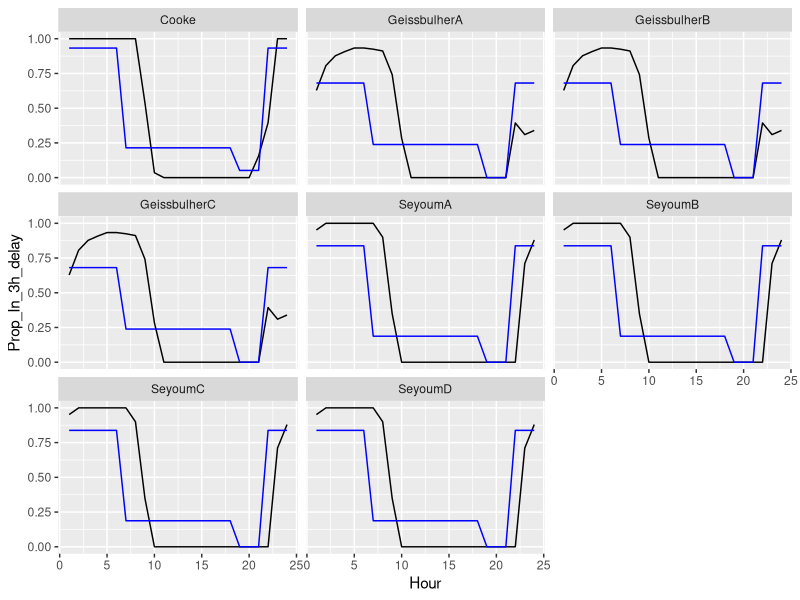
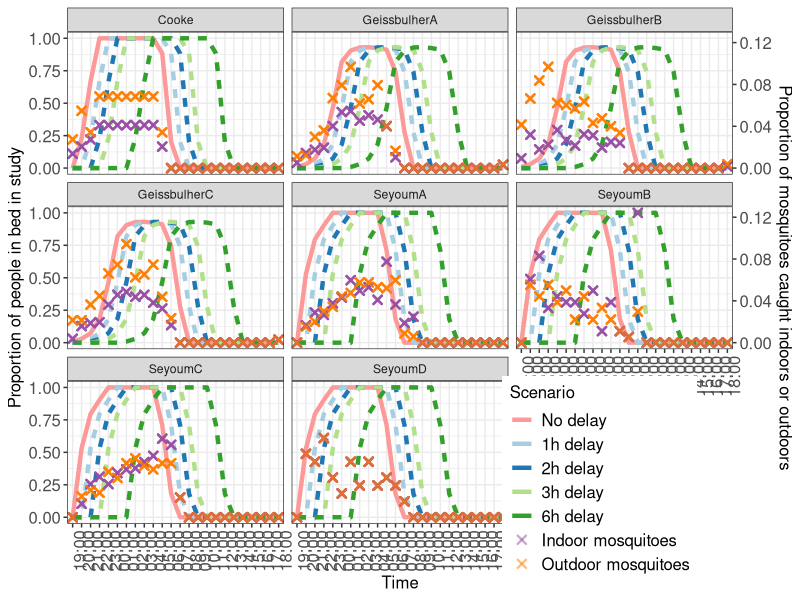
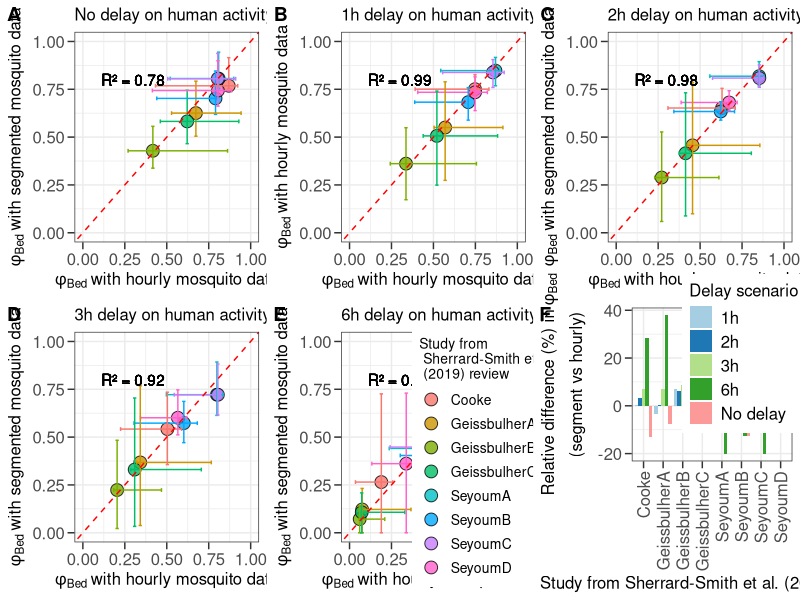

Generate these figures, in order, with R:
#reviewing impact of delays in human activity on phi_Bed estimates generated by hourly and segmented method
#apply 1h, 2h, 3h and 6h delays 

require(tidyverse)


#reading in data from ESS systematic review of matched mosquito and human data
df <- read.csv("1-segmented-sampling-validation/data_in/ESS-PNAS-review.csv", header = TRUE)
head(df)
check <- df %>%
  group_by(Ref_name) %>%#
  summarise(PHI_I_check = sum(numeratorPhiI)/sum(denominatorPhiI), 
            PHI_B_check = sum(numerator_phiB)/sum(denominator_PhiB), 
            PHI_I = PHI_I, 
            PHI_B) %>%
  select(Ref_name, PHI_B_check, PHI_B) %>%
  filter(!is.na(PHI_B))

#assign segments####
#evening segment is 19-21h, night is 22-06h and morning is 07-18h. 
df2 <- df %>%
  group_by(Ref_name, Hour) %>%
  mutate(segments = case_when(
    Hour %in% c(19, 20, 21) ~ "19_21", 
    Hour %in% c(22, 23, 24, 1, 2, 3, 4, 5, 6) ~ "22_06", 
    Hour %in% c(7, 8, 9, 10, 11, 12, 13, 14, 15, 16, 17, 18) ~ "07_18"))

#read in the prop bed and prop in (human activity) from the systematic review - this is all studies in review containing this data
#uncertainty captured by taking, for each hour, the minimum an maximum prop of people indoors/bed, across all studies
df_bed_review <- read.csv("1-segmented-sampling-validation/data_in/human_in_bed_times_ESS.csv", header = TRUE)
studies <- names(df_bed_review[2:8])
bed_summary <- df_bed_review %>%
  rowwise() %>%
  mutate(prop_Bed_hourly_L = min(c_across(studies)), 
         prop_Bed_hourly_U = max(c_across(studies))) %>%
  select(Hour, prop_Bed_hourly_L, prop_Bed_hourly_U)

df_in_review <- read.csv("1-segmented-sampling-validation/data_in/human_in_times_ESS.csv", header = TRUE)
studies_in <- names(df_in_review[2:23])
in_summary <- df_in_review %>%
  rowwise() %>%
  mutate(prop_In_hourly_L = min(c_across(studies_in)), 
         prop_In_hourly_U = max(c_across(studies_in))) %>%
  select(Hour, prop_In_hourly_L, prop_In_hourly_U)


sleeping_summaries <- left_join(bed_summary, in_summary, by = "Hour")

df2 <- left_join(df2, sleeping_summaries)

#for each study, compute uncertainty in prop_Bed and prop_In
df3_hourly <- df2 %>%
  group_by(Ref_name) %>%
  mutate(
    #uncertainty for hourly phi-B
    numeratorPhiB_L = prop_Bed_hourly_L*Inside_mosq,
    denominatorPhiB_L = ((1 - prop_In_hourly_L)*Outside_mosq) + (prop_In_hourly_L*Inside_mosq),
    numeratorPhiB_U = prop_Bed_hourly_U*Inside_mosq, 
    denominatorPhiB_U = ((1 - prop_In_hourly_U)*Outside_mosq) + (prop_In_hourly_U*Inside_mosq)) %>%
  summarise(PhiB_L  = sum(numeratorPhiB_L)/sum(denominatorPhiB_L), 
            PhiB_U = sum(numeratorPhiB_U)/sum(denominatorPhiB_U), 
            PHI_B = sum(numerator_phiB)/sum(denominator_PhiB))


#delay the human activity data####
#people go inside, go to bed, get out of bed and leave the house 1 hour later
df3_hourly_delay <- df2 %>%
  group_by(Ref_name) %>%
  mutate(
    Hour_1h_earlier = ifelse(Hour > 1, Hour - 1, Hour - 1 + 24), #wrap times around a 24h clock
    Hour_2h_earlier = ifelse(Hour > 2, Hour - 2, Hour - 2 + 24),
    Hour_3h_earlier = ifelse(Hour > 3, Hour - 3, Hour - 3 + 24), 
    Hour_6h_earlier = ifelse(Hour > 6, Hour - 6, Hour - 6 + 24),
  ) %>%
  # Join the original data on these new columns to get the delayed Prop_In and Prop_Bed
  left_join(
    df2 %>%
      select(Hour, Ref_name, Prop_In, prop_In_hourly_L, prop_In_hourly_U, Prop_Bed, prop_Bed_hourly_L, prop_Bed_hourly_U) %>%
      rename(
        Prop_In_1h_delay = Prop_In, Prop_Bed_1h_delay = Prop_Bed, 
        Prop_In_1h_delay_L = prop_In_hourly_L, Prop_Bed_1h_delay_L = prop_Bed_hourly_L, 
        Prop_In_1h_delay_U = prop_In_hourly_U, Prop_Bed_1h_delay_U = prop_Bed_hourly_U
      ),
    by = c("Hour_1h_earlier" = "Hour", "Ref_name")
  ) %>%
  left_join(
    df2 %>%
      select(Hour, Ref_name, Prop_In, prop_In_hourly_L, prop_In_hourly_U, Prop_Bed, prop_Bed_hourly_L, prop_Bed_hourly_U) %>%
      rename(
        Prop_In_2h_delay = Prop_In, Prop_Bed_2h_delay = Prop_Bed,
        Prop_In_2h_delay_L = prop_In_hourly_L, Prop_Bed_2h_delay_L = prop_Bed_hourly_L, 
        Prop_In_2h_delay_U = prop_In_hourly_U, Prop_Bed_2h_delay_U = prop_Bed_hourly_U
      ),
    by = c("Hour_2h_earlier" = "Hour", "Ref_name")
  ) %>%
  left_join(
    df2 %>%
      select(Hour, Ref_name, Prop_In, prop_In_hourly_L, prop_In_hourly_U, Prop_Bed, prop_Bed_hourly_L, prop_Bed_hourly_U) %>%
      rename(
        Prop_In_3h_delay = Prop_In, Prop_Bed_3h_delay = Prop_Bed, 
        Prop_In_3h_delay_L = prop_In_hourly_L, Prop_Bed_3h_delay_L = prop_Bed_hourly_L, 
        Prop_In_3h_delay_U = prop_In_hourly_U, Prop_Bed_3h_delay_U = prop_Bed_hourly_U
      ),
    by = c("Hour_3h_earlier" = "Hour", "Ref_name")
  ) %>%
  left_join(
    df2 %>%
      select(Hour, Ref_name, Prop_In, prop_In_hourly_L, prop_In_hourly_U, Prop_Bed, prop_Bed_hourly_L, prop_Bed_hourly_U) %>%
      rename(
        Prop_In_6h_delay = Prop_In, Prop_Bed_6h_delay = Prop_Bed, 
        Prop_In_6h_delay_L = prop_In_hourly_L, Prop_Bed_6h_delay_L = prop_Bed_hourly_L, 
        Prop_In_6h_delay_U = prop_In_hourly_U, Prop_Bed_6h_delay_U = prop_Bed_hourly_U
      ),
    by = c("Hour_6h_earlier" = "Hour", "Ref_name")
  ) %>%
  
  # Remove the helper columns
  select(-c(Hour_1h_earlier, Hour_2h_earlier, Hour_3h_earlier,  Hour_6h_earlier, 
            Reference_mosquito_data, Reference_human_Data, X, X.1)) %>%
  ungroup()

#inspect delays, can see it works
check_hourly <- df3_hourly_delay %>%
  select(Ref_name, Hour, Prop_In, Prop_In_1h_delay, prop_In_hourly_L, Prop_In_1h_delay_L)

print(check, n = 24)

#add on the segment information 
df3_hourly_delay <- df3_hourly_delay %>%
  mutate(segments = case_when(
    Hour %in% c(19, 20, 21) ~ "19_21", 
    Hour %in% c(22, 23, 24, 1, 2, 3, 4, 5, 6) ~ "22_06", 
    Hour %in% c(7, 8, 9, 10, 11, 12, 13, 14, 15, 16, 17, 18) ~ "07_18"))


names(df3_hourly_delay)

plot_data <- df3_hourly_delay %>%
 # filter(Ref_name == "Cooke") %>%
  select(Ref_name, Hour, Inside_mosq, Outside_mosq, Prop_Bed, segments, Prop_Bed_1h_delay, 
         Prop_Bed_2h_delay, Prop_Bed_3h_delay, Prop_Bed_6h_delay)

plot_data_long <- plot_data %>%
  pivot_longer(cols = -c(Hour, Inside_mosq, Outside_mosq, segments, Ref_name), names_to = "delay", values_to = "proportion_bed")




delay_pals <- c('#fb9a99','#a6cee3','#1f78b4','#b2df8a','#33a02c')

plot_data_long <- plot_data_long %>%
  mutate(highlight = case_when(delay == "Prop_Bed" ~ 0, 
                               TRUE ~ 1))
plot_data_long <- plot_data_long %>%
  mutate(combined_var = interaction(as.factor(delay), as.factor(highlight), sep = ", "))


plot_data_long$Hour <- factor(plot_data_long$Hour, 
                              levels = c(19:24, 0:18))  # Custom order


cooke_delays <- plot_data_long %>%
  filter(Ref_name == "Cooke") %>%
  ggplot()+
  aes(x = Hour, y = proportion_bed, col = combined_var, 
                           lty = as.factor(highlight), 
                           group = combined_var)+
  geom_line(size = 1.5)+
  theme_bw()+
  scale_colour_manual(values = delay_pals, name = "Scenario", 
                      labels = c("No delay", "1h delay", "2h delay", 
                                 "3h delay", "6h delay"))+
  guides(lty = "none")+
  ylab("Proportion of people in bed in Cooke study")+
  theme(legend.position = c(0.8, 0.8),
        axis.title = element_text(size = 16),  # Increase font size for axis titles
        axis.text = element_text(size = 16),   # Increase font size for axis labels
        legend.text = element_text(size = 16), # Increase font size for legend text
        legend.title = element_text(size = 16))

#ggsave(cooke_delays, file = "1-segmented-sampling-validation/plots/cooke_delays.png")

plot_data_long %>%
  filter(Ref_name == "SeyoumD") %>%
  select(Inside_mosq, Outside_mosq) %>%
  print(n = 24)

plot_data_long2 <- plot_data_long %>%
  pivot_longer(cols = c(Inside_mosq, Outside_mosq), 
               names_to = "Sampling_location", 
               values_to = "Mosquito_count")

scale_factor <- max(plot_data_long$proportion_bed) / max(plot_data_long$Inside_mosq)
pals <- c('#984ea3','#ff7f00')
delay_pals2 <- c(delay_pals, pals)

time_labels <- c("19:00", "20:00", "21:00", "22:00", "23:00", 
                 "00:00", "01:00", "02:00", "03:00", "04:00", 
                 "05:00", "06:00", "07:00", "08:00", "09:00", 
                 "10:00", "11:00", "12:00", "13:00", "14:00", 
                 "15:00", "16:00", "17:00", "18:00")

SM_figure_data <- ggplot(plot_data_long2, aes(x = Hour, y = proportion_bed, col = combined_var, 
                           lty = as.factor(highlight), 
                           group = combined_var)) +
  geom_line(size = 1.5) +
  
  # Adding mosquito values on a secondary axis
  geom_point(aes(x = Hour, y = Mosquito_count * scale_factor, col = as.factor(Sampling_location)), shape=4, 
             size = 2, stroke = 1.2, alpha = 0.5)+ 
  
  theme_bw() +
  scale_colour_manual(values = delay_pals2, name = "Scenario", 
                      labels = c("No delay", "1h delay", "2h delay", 
                                 "3h delay", "6h delay", "Indoor mosquitoes", "Outdoor mosquitoes")) +
  guides(lty = "none") +
  facet_wrap(vars(Ref_name)) +
  scale_x_discrete(labels = time_labels, name = "Time")+
  ylab("Proportion of people in bed in study") +
  
  scale_y_continuous(
    sec.axis = sec_axis(~ . / scale_factor, name = "Proportion of mosquitoes caught indoors or outdoors") # Transforming back mosquito values
  ) +
  
  theme(legend.position = c(0.8, 0.09),
        axis.title = element_text(size = 12),  # Increase font size for axis titles
        axis.text = element_text(size = 12),   # Increase font size for axis labels
        legend.text = element_text(size = 12), # Increase font size for legend text
        legend.title = element_text(size = 12), 
        axis.text.x = element_text(angle = 90))

ggsave(SM_figure_data, file = "1-segmented-sampling-validation/plots/SM_figure_study_delay.pdf")


#calculate the phi numerator and denominator for each delay scenario####
df3_hourly_delay_phi <- df3_hourly_delay %>%
  group_by(Ref_name) %>%
  mutate(
    
    #uncertainty for 6h delay phi-B
    numeratorPhiB_6h = Prop_Bed_6h_delay*Inside_mosq,
    denominatorPhiB_6h = ((1 - Prop_In_6h_delay)*Outside_mosq) + (Prop_In_6h_delay*Inside_mosq),
    
    numeratorPhiB_6h_L = Prop_Bed_6h_delay_L*Inside_mosq,
    denominatorPhiB_6h_L = ((1 - Prop_In_6h_delay_L)*Outside_mosq) + (Prop_In_6h_delay_L*Inside_mosq),
    
    numeratorPhiB_6h_U = Prop_Bed_6h_delay_U*Inside_mosq, 
    denominatorPhiB_6h_U = ((1 - Prop_In_6h_delay_U)*Outside_mosq) + (Prop_In_6h_delay_U*Inside_mosq),
    
    
    #uncertainty for 3h delay phi-B
    numeratorPhiB_3h = Prop_Bed_3h_delay*Inside_mosq,
    denominatorPhiB_3h = ((1 - Prop_In_3h_delay)*Outside_mosq) + (Prop_In_3h_delay*Inside_mosq),
    
    numeratorPhiB_3h_L = Prop_Bed_3h_delay_L*Inside_mosq,
    denominatorPhiB_3h_L = ((1 - Prop_In_3h_delay_L)*Outside_mosq) + (Prop_In_3h_delay_L*Inside_mosq),
    
    numeratorPhiB_3h_U = Prop_Bed_3h_delay_U*Inside_mosq, 
    denominatorPhiB_3h_U = ((1 - Prop_In_3h_delay_U)*Outside_mosq) + (Prop_In_3h_delay_U*Inside_mosq),
    
    #2h delay 
    
    numeratorPhiB_2h = Prop_Bed_2h_delay*Inside_mosq,
    denominatorPhiB_2h = ((1 - Prop_In_2h_delay)*Outside_mosq) + (Prop_In_2h_delay*Inside_mosq),
    
    numeratorPhiB_2h_L = Prop_Bed_2h_delay_L*Inside_mosq,
    denominatorPhiB_2h_L = ((1 - Prop_In_2h_delay_L)*Outside_mosq) + (Prop_In_2h_delay_L*Inside_mosq),
    
    numeratorPhiB_2h_U = Prop_Bed_2h_delay_U*Inside_mosq, 
    denominatorPhiB_2h_U = ((1 - Prop_In_2h_delay_U)*Outside_mosq) + (Prop_In_2h_delay_U*Inside_mosq), 
    
    #1h delay 
    
    numeratorPhiB_1h = Prop_Bed_1h_delay*Inside_mosq,
    denominatorPhiB_1h = ((1 - Prop_In_1h_delay)*Outside_mosq) + (Prop_In_1h_delay*Inside_mosq),
    
    numeratorPhiB_1h_L = Prop_Bed_1h_delay_L*Inside_mosq,
    denominatorPhiB_1h_L = ((1 - Prop_In_1h_delay_L)*Outside_mosq) + (Prop_In_1h_delay_L*Inside_mosq),
    
    numeratorPhiB_1h_U = Prop_Bed_1h_delay_U*Inside_mosq, 
    denominatorPhiB_1h_U = ((1 - Prop_In_1h_delay_U)*Outside_mosq) + (Prop_In_1h_delay_U*Inside_mosq), 
    
    
  ) %>%
  
  
  summarise(PhiB_3h = sum(numeratorPhiB_3h)/sum(denominatorPhiB_3h), 
            PhiB_3h_L = sum(numeratorPhiB_3h_L)/sum(denominatorPhiB_3h_L), 
            PhiB_3h_U  = sum(numeratorPhiB_3h_U)/sum(denominatorPhiB_3h_U), 
            
            PhiB_2h = sum(numeratorPhiB_2h)/sum(denominatorPhiB_2h), 
            PhiB_2h_L = sum(numeratorPhiB_2h_L)/sum(denominatorPhiB_2h_L), 
            PhiB_2h_U  = sum(numeratorPhiB_2h_U)/sum(denominatorPhiB_2h_U), 
            
            PhiB_1h = sum(numeratorPhiB_1h)/sum(denominatorPhiB_1h), 
            PhiB_1h_L = sum(numeratorPhiB_1h_L)/sum(denominatorPhiB_1h_L), 
            PhiB_1h_U  = sum(numeratorPhiB_1h_U)/sum(denominatorPhiB_1h_U), 
            
            PhiB_6h = sum(numeratorPhiB_6h)/sum(denominatorPhiB_6h), 
            PhiB_6h_L = sum(numeratorPhiB_6h_L)/sum(denominatorPhiB_6h_L), 
            PhiB_6h_U  = sum(numeratorPhiB_6h_U)/sum(denominatorPhiB_6h_U)
            
  )


df4_hourly_phis <- left_join(df3_hourly_delay_phi, df3_hourly, by = "Ref_name")

#all match
df3_hourly$PHI_B == check$PHI_B_check

#segmented method phi calc####

#for segmented method, we sum the proportion of mosquitoes caught indoors and outdoors, in that time segment
#pair the summed proportions with mean proportion of people indoors/bed. uncertainty from human data derived from 20th and 80th quantile of human activity in that segment

df3_seg <- df3_hourly_delay %>%
  group_by(Ref_name, segments) %>%
  summarise(Inside_mosq_seg = sum(Inside_mosq), 
            Outside_mosq_seg = sum(Outside_mosq), 
            tot_mosq_seg = sum(Inside_mosq, Outside_mosq),
            
            #no delay 
            
            prop_In_seg = mean(Prop_In), ##mean
            prop_Bed_seg = mean(Prop_Bed),
            
            prop_Bed_seg_L = quantile(Prop_Bed, 0.2), #for uncertainty for segmented, take the 20 and 80% percentile of human activity for that segment. 
            prop_Bed_seg_U = quantile(Prop_Bed, 0.8),
            prop_In_seg_L = quantile(Prop_In, 0.2), 
            prop_In_seg_U = quantile(Prop_In, 0.8),
            
            
            #6h delay 
            prop_In_6h_seg = mean(Prop_In_6h_delay), ##mean
            prop_Bed_6h_seg = mean(Prop_Bed_6h_delay),
            
            prop_Bed_6h_seg_L = quantile(Prop_Bed_6h_delay, 0.2), #for uncertainty for segmented, take the 20 and 80% percentile for that segment. 
            prop_Bed_6h_seg_U = quantile(Prop_Bed_6h_delay, 0.8),
            
            prop_In_6h_seg_L = quantile(Prop_In_6h_delay, 0.2), 
            prop_In_6h_seg_U = quantile(Prop_In_6h_delay, 0.8),
            
            #3h delay 
            prop_In_3h_seg = mean(Prop_In_3h_delay), ##mean
            prop_Bed_3h_seg = mean(Prop_Bed_3h_delay),
            
            prop_Bed_3h_seg_L = quantile(Prop_Bed_3h_delay, 0.2), #for uncertainty for segmented, take the 20 and 80% percentile for that segment. 
            prop_Bed_3h_seg_U = quantile(Prop_Bed_3h_delay, 0.8),
            
            prop_In_3h_seg_L = quantile(Prop_In_3h_delay, 0.2), 
            prop_In_3h_seg_U = quantile(Prop_In_3h_delay, 0.8),
            
            #2h delay 
            prop_In_2h_seg = mean(Prop_In_2h_delay), ##mean
            prop_Bed_2h_seg = mean(Prop_Bed_2h_delay),
            
            prop_Bed_2h_seg_L = quantile(Prop_Bed_2h_delay, 0.2), #for uncertainty for segmented, take the 20 and 80% percentile for that segment. 
            prop_Bed_2h_seg_U = quantile(Prop_Bed_2h_delay, 0.8),
            
            prop_In_2h_seg_L = quantile(Prop_In_2h_delay, 0.2), 
            prop_In_2h_seg_U = quantile(Prop_In_2h_delay, 0.8),
            
            #1h delay 
            prop_In_1h_seg = mean(Prop_In_1h_delay), ##mean
            prop_Bed_1h_seg = mean(Prop_Bed_1h_delay),
            
            prop_Bed_1h_seg_L = quantile(Prop_Bed_1h_delay, 0.2), #for uncertainty for segmented, take the 20 and 80% percentile for that segment. 
            prop_Bed_1h_seg_U = quantile(Prop_Bed_1h_delay, 0.8),
            
            prop_In_1h_seg_L = quantile(Prop_In_1h_delay, 0.2), 
            prop_In_1h_seg_U = quantile(Prop_In_1h_delay, 0.8),
            
            
  ) %>%
  ungroup()

df3_hourly_data_human <- df3_hourly_delay %>%
  select(Ref_name, Hour, Prop_In_3h_delay, segments)

df3_seg_data_human <- df3_seg %>%
  select(Ref_name,  prop_In_3h_seg, prop_In_3h_seg_L, prop_In_3h_seg_U, segments)

compare_seg_hourly <- left_join(df3_hourly_data_human, df3_seg_data_human, by = c("Ref_name", "segments"))

#quick visual inspection of human activity when segmented or hourly
ggplot(compare_seg_hourly, aes(x = Hour, y = Prop_In_3h_delay))+
  geom_line()+
  geom_line(aes(x = Hour, y = prop_In_3h_seg), col = "blue")+
  facet_wrap(vars(Ref_name))


#then calculate phi numerator and denominator for each segment and study (segmented method)

df3_seg_phi_calc <- df3_seg %>%
  group_by(Ref_name, segments) %>%
  summarise(numerator_phiB_seg = prop_Bed_seg*Inside_mosq_seg, 
            denominator_phiB_seg = ((1-prop_In_seg)*Outside_mosq_seg) + (prop_In_seg*Inside_mosq_seg), 
            
            numerator_phiB_seg_L = prop_Bed_seg_L*Inside_mosq_seg, 
            denominator_phiB_seg_L = ((1-prop_In_seg_L)*Outside_mosq_seg) + (prop_In_seg_L*Inside_mosq_seg), 
            
            numerator_phiB_seg_U = prop_Bed_seg_U*Inside_mosq_seg, 
            denominator_phiB_seg_U = ((1-prop_In_seg_U)*Outside_mosq_seg) + (prop_In_seg_U*Inside_mosq_seg),
            
            #6h delay 
            numerator_phiB_6h_seg = prop_Bed_6h_seg*Inside_mosq_seg, 
            denominator_phiB_6h_seg = ((1-prop_In_6h_seg)*Outside_mosq_seg) + (prop_In_6h_seg*Inside_mosq_seg), 
            
            numerator_phiB_6h_seg_L = prop_Bed_6h_seg_L*Inside_mosq_seg, 
            denominator_phiB_6h_seg_L = ((1-prop_In_6h_seg_L)*Outside_mosq_seg) + (prop_In_6h_seg_L*Inside_mosq_seg), 
            
            numerator_phiB_6h_seg_U = prop_Bed_6h_seg_U*Inside_mosq_seg, 
            denominator_phiB_6h_seg_U = ((1-prop_In_6h_seg_U)*Outside_mosq_seg) + (prop_In_6h_seg_U*Inside_mosq_seg),
            
            
            #3h delay 
            numerator_phiB_3h_seg = prop_Bed_3h_seg*Inside_mosq_seg, 
            denominator_phiB_3h_seg = ((1-prop_In_3h_seg)*Outside_mosq_seg) + (prop_In_3h_seg*Inside_mosq_seg), 
            
            numerator_phiB_3h_seg_L = prop_Bed_3h_seg_L*Inside_mosq_seg, 
            denominator_phiB_3h_seg_L = ((1-prop_In_3h_seg_L)*Outside_mosq_seg) + (prop_In_3h_seg_L*Inside_mosq_seg), 
            
            numerator_phiB_3h_seg_U = prop_Bed_3h_seg_U*Inside_mosq_seg, 
            denominator_phiB_3h_seg_U = ((1-prop_In_3h_seg_U)*Outside_mosq_seg) + (prop_In_3h_seg_U*Inside_mosq_seg),
            
            #2h delay 
            numerator_phiB_2h_seg = prop_Bed_2h_seg*Inside_mosq_seg, 
            denominator_phiB_2h_seg = ((1-prop_In_2h_seg)*Outside_mosq_seg) + (prop_In_2h_seg*Inside_mosq_seg), 
            
            numerator_phiB_2h_seg_L = prop_Bed_2h_seg_L*Inside_mosq_seg, 
            denominator_phiB_2h_seg_L = ((1-prop_In_2h_seg_L)*Outside_mosq_seg) + (prop_In_2h_seg_L*Inside_mosq_seg), 
            
            numerator_phiB_2h_seg_U = prop_Bed_2h_seg_U*Inside_mosq_seg, 
            denominator_phiB_2h_seg_U = ((1-prop_In_2h_seg_U)*Outside_mosq_seg) + (prop_In_2h_seg_U*Inside_mosq_seg),
            
            #1h delay 
            numerator_phiB_1h_seg = prop_Bed_1h_seg*Inside_mosq_seg, 
            denominator_phiB_1h_seg = ((1-prop_In_1h_seg)*Outside_mosq_seg) + (prop_In_1h_seg*Inside_mosq_seg), 
            
            numerator_phiB_1h_seg_L = prop_Bed_1h_seg_L*Inside_mosq_seg, 
            denominator_phiB_1h_seg_L = ((1-prop_In_1h_seg_L)*Outside_mosq_seg) + (prop_In_1h_seg_L*Inside_mosq_seg), 
            
            numerator_phiB_1h_seg_U = prop_Bed_1h_seg_U*Inside_mosq_seg, 
            denominator_phiB_1h_seg_U = ((1-prop_In_1h_seg_U)*Outside_mosq_seg) + (prop_In_1h_seg_U*Inside_mosq_seg)
            
  ) %>%
  ungroup()

#calculate phi for each study####

df4_seg_phis <- df3_seg_phi_calc %>%
  group_by(Ref_name) %>%
  summarise(
    PHI_B_seg = sum(numerator_phiB_seg)/sum(denominator_phiB_seg), 
    PHI_B_seg_L  = sum(numerator_phiB_seg_L)/sum(denominator_phiB_seg_L), 
    PHI_B_seg_U = sum(numerator_phiB_seg_U)/sum(denominator_phiB_seg_U),
    
    ##6h delay 
    PHI_B_6h_seg = sum(numerator_phiB_6h_seg)/sum(denominator_phiB_6h_seg), 
    PHI_B_6h_seg_L  = sum(numerator_phiB_6h_seg_L)/sum(denominator_phiB_6h_seg_L), 
    PHI_B_6h_seg_U = sum(numerator_phiB_6h_seg_U)/sum(denominator_phiB_6h_seg_U),
    
    ##3h delay 
    PHI_B_3h_seg = sum(numerator_phiB_3h_seg)/sum(denominator_phiB_3h_seg), 
    PHI_B_3h_seg_L  = sum(numerator_phiB_3h_seg_L)/sum(denominator_phiB_3h_seg_L), 
    PHI_B_3h_seg_U = sum(numerator_phiB_3h_seg_U)/sum(denominator_phiB_3h_seg_U),
    #
    ##2h delay 
    PHI_B_2h_seg = sum(numerator_phiB_2h_seg)/sum(denominator_phiB_2h_seg), 
    PHI_B_2h_seg_L  = sum(numerator_phiB_2h_seg_L)/sum(denominator_phiB_2h_seg_L), 
    PHI_B_2h_seg_U = sum(numerator_phiB_2h_seg_U)/sum(denominator_phiB_2h_seg_U),
    #
    ##1h delay 
    PHI_B_1h_seg = sum(numerator_phiB_1h_seg)/sum(denominator_phiB_1h_seg), 
    PHI_B_1h_seg_L  = sum(numerator_phiB_1h_seg_L)/sum(denominator_phiB_1h_seg_L), 
    PHI_B_1h_seg_U = sum(numerator_phiB_1h_seg_U)/sum(denominator_phiB_1h_seg_U)
    
  )

#processing to ensure lower, median and upper bound

df5_seg_phis <- df4_seg_phis %>%
  group_by(Ref_name) %>%
  summarise(newPHI_B_seg = median(c(PHI_B_seg, PHI_B_seg_L, PHI_B_seg_U)),
            newPHI_B_seg_L = min(c(PHI_B_seg, PHI_B_seg_L, PHI_B_seg_U)), 
            newPHI_B_seg_U = max(c(PHI_B_seg, PHI_B_seg_L, PHI_B_seg_U)), 
            
            newPHI_B_6h_seg = median(c(PHI_B_6h_seg, PHI_B_6h_seg_L, PHI_B_6h_seg_U)), 
            newPHI_B_6h_seg_L = min(c(PHI_B_6h_seg, PHI_B_6h_seg_L, PHI_B_6h_seg_U)),
            newPHI_B_6h_seg_U = max(c(PHI_B_6h_seg, PHI_B_6h_seg_L, PHI_B_6h_seg_U)),
            
            newPHI_B_1h_seg = median(c(PHI_B_1h_seg, PHI_B_1h_seg_L, PHI_B_1h_seg_U)), 
            newPHI_B_1h_seg_L = min(c(PHI_B_1h_seg, PHI_B_1h_seg_L, PHI_B_1h_seg_U)),
            newPHI_B_1h_seg_U = max(c(PHI_B_1h_seg, PHI_B_1h_seg_L, PHI_B_1h_seg_U)),
            
            newPHI_B_2h_seg = median(c(PHI_B_2h_seg, PHI_B_2h_seg_L, PHI_B_2h_seg_U)), 
            newPHI_B_2h_seg_L = min(c(PHI_B_2h_seg, PHI_B_2h_seg_L, PHI_B_2h_seg_U)),
            newPHI_B_2h_seg_U = max(c(PHI_B_2h_seg, PHI_B_2h_seg_L, PHI_B_2h_seg_U)),
            
            newPHI_B_3h_seg = median(c(PHI_B_3h_seg, PHI_B_3h_seg_L, PHI_B_3h_seg_U)), 
            newPHI_B_3h_seg_L = min(c(PHI_B_3h_seg, PHI_B_3h_seg_L, PHI_B_3h_seg_U)),
            newPHI_B_3h_seg_U = max(c(PHI_B_3h_seg, PHI_B_3h_seg_L, PHI_B_3h_seg_U)),
            
  ) 


df4_compare <- left_join(df5_seg_phis, df4_hourly_phis, by = "Ref_name")

colnames(df4_compare) <- gsub("new", "", colnames(df4_compare))

#summary stats to compare segmented and hourly estimates####

#look at residuals from y = x for each (absolute difference)
#also look at relative difference. 
#calculate Rsquared
calc_Rsq <- function(segment, hourly){
  res <- segment - hourly 
  res_sq <- res^2
  SS_res <- sum(res_sq)
  
  SS_tot <- sum((segment-mean(segment))^2)
  R_sq <- 1 - (SS_res/SS_tot)
  
  return(R_sq)
}

#summary stats no delay####
fitted_phiB <- df4_compare$PHI_B
residuals_phiB <- abs(df4_compare$PHI_B_seg-fitted_phiB)
max_res_no_delay <- round(max(abs(residuals_phiB)),3) #0.1010978

r_sq_nodelay <- calc_Rsq(df4_compare$PHI_B_seg, df4_compare$PHI_B)
lab_phi_B_nodelay <- paste("R² =", round(r_sq_nodelay, 2))

rel_diff_no_delay = ((df4_compare$PHI_B_seg - fitted_phiB)/df4_compare$PHI_B_seg)*100

#summary stats 1h delay####
fitted_phiB_1h <- df4_compare$PhiB_1h
residuals_phiB_1h <- abs(df4_compare$PHI_B_1h_seg-fitted_phiB_1h)
max_res_1h_delay <- round(max(abs(residuals_phiB_1h)),3) #0.0246

r_sq_1h_delay <- calc_Rsq(df4_compare$PHI_B_1h_seg, df4_compare$PhiB_1h)
lab_phi_B_1h_delay <- paste("R² =", round(r_sq_1h_delay, 2))

rel_diff_1h_delay = ((df4_compare$PHI_B_1h_seg - fitted_phiB_1h)/df4_compare$PHI_B_1h_seg)*100

#summary stats 2h delay####
fitted_phiB_2h <- df4_compare$PhiB_2h
residuals_phiB_2h <- abs(df4_compare$PHI_B_2h_seg-fitted_phiB_2h)
max_res_2h_delay <- round(max(abs(residuals_phiB_2h)),3) #0.0444

r_sq_2h_delay <- calc_Rsq(df4_compare$PHI_B_2h_seg, df4_compare$PhiB_2h)
lab_phi_B_2h_delay <- paste("R² =", round(r_sq_2h_delay, 2))

rel_diff_2h_delay = ((df4_compare$PHI_B_2h_seg - fitted_phiB_2h)/df4_compare$PHI_B_2h_seg)*100

#summary stats 3h delay####
fitted_phiB_3h <- df4_compare$PhiB_3h
residuals_phiB_3h <- abs(df4_compare$PHI_B_3h_seg-fitted_phiB_3h)
max_res_3h_delay <- round(max(abs(residuals_phiB_3h)),3) #0.083

r_sq_3h_delay <- calc_Rsq(df4_compare$PHI_B_3h_seg, df4_compare$PhiB_3h)
lab_phi_B_3h_delay <- paste("R² =", round(r_sq_3h_delay, 2))
rel_diff_3h_delay = (( df4_compare$PHI_B_3h_seg - fitted_phiB_3h)/df4_compare$PHI_B_3h_seg)*100


#summary stats 6h delay####
fitted_phiB_6h <- df4_compare$PhiB_6h
residuals_phiB_6h <- abs(df4_compare$PHI_B_6h_seg-fitted_phiB_6h)
max_res_6h_delay <- round(max(abs(residuals_phiB_6h)),3) #0.091

r_sq_6h_delay <- calc_Rsq(df4_compare$PHI_B_6h_seg, df4_compare$PhiB_6h)
lab_phi_B_6h_delay <- paste("R² =", round(r_sq_6h_delay, 2))
rel_diff_6h_delay = (( df4_compare$PHI_B_6h_seg - fitted_phiB_6h)/df4_compare$PHI_B_6h_seg)*100


ref <- df4_compare$Ref_name
#relative difference between segmented and hourly method, for each study and delay scenario
errors <- data.frame(ref,
                     rel_diff_no_delay, rel_diff_1h_delay, rel_diff_2h_delay, rel_diff_3h_delay, 
                     rel_diff_6h_delay)


errors_rel_diff <- errors %>%
  pivot_longer(cols = c(rel_diff_no_delay, rel_diff_1h_delay, 
                        rel_diff_2h_delay, rel_diff_3h_delay, 
                        rel_diff_6h_delay),
               names_to = "delay", values_to = "rel_diff")
delay_pals3 <- c('#a6cee3','#1f78b4','#b2df8a','#33a02c', '#fb9a99')

ylab_rel_diff <- expression(atop("Relative difference (%) in" ~ phi[Bed], "(segment vs hourly)"))
col_lab <- "Study from Sherrard-Smith et al. (2019) review"

rel_diff_plot <- ggplot(errors_rel_diff, aes(x = ref, y = rel_diff, fill = as.factor(delay)))+
  geom_bar(stat = "identity", position = position_dodge())+
  ylab(ylab_rel_diff)+
  xlab(col_lab)+
  scale_fill_manual(values = delay_pals3, 
                    labels = c("1h", "2h", "3h","6h", "No delay"), name = "Delay scenario")+
  theme_bw()+
  theme(legend.position = c(0.7, 0.7),
        axis.text.x = element_text(angle = 90, vjust = 0.5, hjust=1),
        text=element_text(size=10), #change font size of all text
        axis.text=element_text(size=12), #change font size of axis text
        axis.title=element_text(size=12), #change font size of axis titles
        plot.title=element_text(size=12), #change font size of plot title
        legend.text=element_text(size=12), #change font size of legend text
        legend.title=element_text(size=12),
        axis.ticks.length = unit(5, "pt"))


xlab <- expression(phi[Bed] ~ "with hourly mosquito data")
ylab <- expression(phi[Bed] ~ "with segmented mosquito data")

#plots show the R2 of hourly vs segmented for each study

no_delay <- ggplot(df4_compare, aes(x = PHI_B, y = PHI_B_seg, fill = as.factor(Ref_name)) 
)+
  geom_point(size = 4,shape = 21, alpha = 0.8)+
  geom_errorbar(aes(ymin = PHI_B_seg_L, ymax = PHI_B_seg_U, col = as.factor(Ref_name)), width = 0.02)+
  geom_errorbarh(aes(xmin = PhiB_L, xmax = PhiB_U, col = as.factor(Ref_name)), height = 0.02)+
  ylim(0,1)+
  xlim(0,1)+
  geom_abline(slope = 1, intercept = 0, col = "red", linetype =  "dashed")+
  theme_bw()+
  theme(legend.position = c(0.2, 0.9),
        text=element_text(size=12), #change font size of all text
        axis.text=element_text(size=12), #change font size of axis text
        axis.title=element_text(size=12), #change font size of axis titles
        plot.title=element_text(size=12), #change font size of plot title
        legend.text=element_text(size=12), #change font size of legend text
        legend.title=element_text(size=12),
        axis.ticks.length = unit(5, "pt"))+
  guides(fill = "none", col = "none")+
  geom_text(aes(x = 0.3, y = 0.8, label = lab_phi_B_nodelay), color = "black")+
  labs(col = col_lab, x = xlab, 
       y = ylab)+
  ggtitle("No delay on human activity")

delay_1h <- ggplot(df4_compare, aes(x = PhiB_1h, y = PHI_B_1h_seg, fill = as.factor(Ref_name)))+
  geom_point(size = 4, shape = 21, alpha = 0.8)+
  geom_errorbarh(aes(xmin = PhiB_1h_L, xmax = PhiB_1h_U, col = as.factor(Ref_name)), height = 0.02)+
  geom_errorbar(aes(ymin = PHI_B_1h_seg_L, ymax = PHI_B_1h_seg_U, col = as.factor(Ref_name)), width = 0.02)+
  ylim(0,1)+
  xlim(0,1)+
  geom_abline(slope = 1, intercept = 0, col = "red", linetype =  "dashed")+
  theme_bw()+
  theme(legend.position = c(0.2, 0.7),
        text=element_text(size=12), #change font size of all text
        axis.text=element_text(size=12), #change font size of axis text
        axis.title=element_text(size=12), #change font size of axis titles
        plot.title=element_text(size=12), #change font size of plot title
        legend.text=element_text(size=12), #change font size of legend text
        legend.title=element_text(size=12),
        axis.ticks.length = unit(5, "pt"))+
  guides(fill = "none", col = "none")+
  geom_text(aes(x = 0.3, y = 0.8, label = lab_phi_B_1h_delay), color = "black")+
  labs(col = col_lab, x = xlab, 
       y = xlab)+
  ggtitle("1h delay on human activity")

delay_2h <- ggplot(df4_compare, aes(x = PhiB_2h, y = PHI_B_2h_seg, fill = as.factor(Ref_name)))+
  geom_point(size = 4, shape = 21, alpha = 0.8)+
  geom_errorbarh(aes(xmin = PhiB_2h_L, xmax = PhiB_2h_U, col = as.factor(Ref_name)), height = 0.02)+
  geom_errorbar(aes(ymin = PHI_B_2h_seg_L, ymax = PHI_B_2h_seg_U, col = as.factor(Ref_name)), width = 0.02)+
  ylim(0,1)+
  xlim(0,1)+
  geom_abline(slope = 1, intercept = 0, col = "red", linetype =  "dashed")+
  theme_bw()+
  theme(legend.position = c(0.2, 0.7),
        text=element_text(size=12), #change font size of all text
        axis.text=element_text(size=12), #change font size of axis text
        axis.title=element_text(size=12), #change font size of axis titles
        plot.title=element_text(size=12), #change font size of plot title
        legend.text=element_text(size=12), #change font size of legend text
        legend.title=element_text(size=12),
        axis.ticks.length = unit(5, "pt"))+
  guides(fill = "none", col = "none")+
  geom_text(aes(x = 0.3, y = 0.8, label = lab_phi_B_2h_delay), color = "black")+
  labs(col = col_lab, x = xlab, 
       y = ylab)+
  ggtitle("2h delay on human activity")


delay_3h <- ggplot(df4_compare, aes(x = PhiB_3h, y = PHI_B_3h_seg, fill = as.factor(Ref_name)))+
  geom_point(size = 4, shape = 21, alpha = 0.8)+
  geom_errorbarh(aes(xmin = PhiB_3h_L, xmax = PhiB_3h_U, col = as.factor(Ref_name)), height = 0.02)+
  geom_errorbar(aes(ymin = PHI_B_3h_seg_L, ymax = PHI_B_3h_seg_U, col = as.factor(Ref_name)), width = 0.02)+
  ylim(0,1)+
  xlim(0,1)+
  geom_abline(slope = 1, intercept = 0, col = "red", linetype =  "dashed")+
  theme_bw()+
  theme(legend.position = c(0.2, 0.7),
        text=element_text(size=12), #change font size of all text
        axis.text=element_text(size=12), #change font size of axis text
        axis.title=element_text(size=12), #change font size of axis titles
        plot.title=element_text(size=12), #change font size of plot title
        legend.text=element_text(size=12), #change font size of legend text
        legend.title=element_text(size=12),
        axis.ticks.length = unit(5, "pt"))+
  guides(fill = "none", col = "none")+
  geom_text(aes(x = 0.3, y = 0.8, label = lab_phi_B_3h_delay), color = "black")+
  labs(col = col_lab, x = xlab, 
       y = ylab)+
  ggtitle("3h delay on human activity")

fill_lab <- "Study from  \n Sherrard-Smith et al. \n (2019) review"


delay_6h <- ggplot(df4_compare, aes(x = PhiB_6h, y = PHI_B_6h_seg, fill = as.factor(Ref_name)))+
  geom_point(size = 4, shape = 21, alpha = 0.8)+
  geom_errorbarh(aes(xmin = PhiB_6h_L, xmax = PhiB_6h_U, col = as.factor(Ref_name)), height = 0.02)+
  geom_errorbar(aes(ymin = PHI_B_6h_seg_L, ymax = PHI_B_6h_seg_U, col = as.factor(Ref_name)), width = 0.02)+
  ylim(0,1)+
  xlim(0,1)+
  geom_abline(slope = 1, intercept = 0, col = "red", linetype =  "dashed")+
  theme_bw()+
  theme(legend.position = c(0.8, 0.4),
        text=element_text(size=10), #change font size of all text
        axis.text=element_text(size=12), #change font size of axis text
        axis.title=element_text(size=12), #change font size of axis titles
        plot.title=element_text(size=12), #change font size of plot title
        legend.text=element_text(size=10), #change font size of legend text
        legend.title=element_text(size=10),
        axis.ticks.length = unit(5, "pt"))+
  guides(col = "none")+
  geom_text(aes(x = 0.3, y = 0.8, label = lab_phi_B_6h_delay), color = "black")+
  labs(fill = fill_lab, x = xlab, 
       y = ylab)+
  ggtitle("6h delay on human activity")



break_segments_plot <- cowplot::plot_grid(no_delay, delay_1h, delay_2h, delay_3h, delay_6h,
                                          rel_diff_plot,
                                          ncol = 3, nrow = 2, 
                                          labels = c("A", "B", "C", "D", "E", "F")) 

ggsave(break_segments_plot, file = "1-segmented-sampling-validation/plots/SM_segment.pdf")


#for presentations (bigger fonts)

no_delay_SM <- ggplot(df4_compare, aes(x = PHI_B, y = PHI_B_seg, fill = as.factor(Ref_name)) 
)+
  geom_point(size = 4,shape = 21, alpha = 0.8)+
  geom_errorbar(aes(ymin = PHI_B_seg_L, ymax = PHI_B_seg_U, col = as.factor(Ref_name)), width = 0.02)+
  geom_errorbarh(aes(xmin = PhiB_L, xmax = PhiB_U, col = as.factor(Ref_name)), height = 0.02)+
  ylim(0,1)+
  xlim(0,1)+
  geom_abline(slope = 1, intercept = 0, col = "red", linetype =  "dashed")+
  theme_bw()+
  theme(legend.position = c(0.2, 0.9),
        text=element_text(size=16), #change font size of all text
        axis.text=element_text(size=16), #change font size of axis text
        axis.title=element_text(size=16), #change font size of axis titles
        plot.title=element_text(size=16), #change font size of plot title
        legend.text=element_text(size=16), #change font size of legend text
        legend.title=element_text(size=16),
        axis.ticks.length = unit(5, "pt"))+
  guides(fill = "none", col = "none")+
  geom_text(aes(x = 0.3, y = 0.8, label = lab_phi_B_nodelay), color = "black")+
  labs(col = col_lab, x = xlab, 
       y = ylab)+
  ggtitle("No delay on human activity")

delay_1h_SM <- ggplot(df4_compare, aes(x = PhiB_1h, y = PHI_B_1h_seg, fill = as.factor(Ref_name)))+
  geom_point(size = 4, shape = 21, alpha = 0.8)+
  geom_errorbarh(aes(xmin = PhiB_1h_L, xmax = PhiB_1h_U, col = as.factor(Ref_name)), height = 0.02)+
  geom_errorbar(aes(ymin = PHI_B_1h_seg_L, ymax = PHI_B_1h_seg_U, col = as.factor(Ref_name)), width = 0.02)+
  ylim(0,1)+
  xlim(0,1)+
  geom_abline(slope = 1, intercept = 0, col = "red", linetype =  "dashed")+
  theme_bw()+
  theme(legend.position = c(0.2, 0.7),
        text=element_text(size=16), #change font size of all text
        axis.text=element_text(size=16), #change font size of axis text
        axis.title=element_text(size=16), #change font size of axis titles
        plot.title=element_text(size=16), #change font size of plot title
        legend.text=element_text(size=16), #change font size of legend text
        legend.title=element_text(size=16),
        axis.ticks.length = unit(5, "pt"))+
  guides(fill = "none", col = "none")+
  geom_text(aes(x = 0.3, y = 0.8, label = lab_phi_B_1h_delay), color = "black")+
  labs(col = col_lab, x = xlab, 
       y = xlab)+
  ggtitle("1h delay on human activity")

delay_2h_SM <- ggplot(df4_compare, aes(x = PhiB_2h, y = PHI_B_2h_seg, fill = as.factor(Ref_name)))+
  geom_point(size = 4, shape = 21, alpha = 0.8)+
  geom_errorbarh(aes(xmin = PhiB_2h_L, xmax = PhiB_2h_U, col = as.factor(Ref_name)), height = 0.02)+
  geom_errorbar(aes(ymin = PHI_B_2h_seg_L, ymax = PHI_B_2h_seg_U, col = as.factor(Ref_name)), width = 0.02)+
  ylim(0,1)+
  xlim(0,1)+
  geom_abline(slope = 1, intercept = 0, col = "red", linetype =  "dashed")+
  theme_bw()+
  theme(legend.position = c(0.2, 0.7),
        text=element_text(size=16), #change font size of all text
        axis.text=element_text(size=16), #change font size of axis text
        axis.title=element_text(size=16), #change font size of axis titles
        plot.title=element_text(size=16), #change font size of plot title
        legend.text=element_text(size=16), #change font size of legend text
        legend.title=element_text(size=16),
        axis.ticks.length = unit(5, "pt"))+
  guides(fill = "none", col = "none")+
  geom_text(aes(x = 0.3, y = 0.8, label = lab_phi_B_2h_delay), color = "black")+
  labs(col = col_lab, x = xlab, 
       y = ylab)+
  ggtitle("2h delay on human activity")


delay_3h_SM <- ggplot(df4_compare, aes(x = PhiB_3h, y = PHI_B_3h_seg, fill = as.factor(Ref_name)))+
  geom_point(size = 4, shape = 21, alpha = 0.8)+
  geom_errorbarh(aes(xmin = PhiB_3h_L, xmax = PhiB_3h_U, col = as.factor(Ref_name)), height = 0.02)+
  geom_errorbar(aes(ymin = PHI_B_3h_seg_L, ymax = PHI_B_3h_seg_U, col = as.factor(Ref_name)), width = 0.02)+
  ylim(0,1)+
  xlim(0,1)+
  geom_abline(slope = 1, intercept = 0, col = "red", linetype =  "dashed")+
  theme_bw()+
  theme(legend.position = c(0.2, 0.7),
        text=element_text(size=16), #change font size of all text
        axis.text=element_text(size=16), #change font size of axis text
        axis.title=element_text(size=16), #change font size of axis titles
        plot.title=element_text(size=16), #change font size of plot title
        legend.text=element_text(size=16), #change font size of legend text
        legend.title=element_text(size=16),
        axis.ticks.length = unit(5, "pt"))+
  guides(fill = "none", col = "none")+
  geom_text(aes(x = 0.3, y = 0.8, label = lab_phi_B_3h_delay), color = "black")+
  labs(col = col_lab, x = xlab, 
       y = ylab)+
  ggtitle("3h delay on human activity")

fill_lab <- "Study"


delay_6h_SM <- ggplot(df4_compare, aes(x = PhiB_6h, y = PHI_B_6h_seg, fill = as.factor(Ref_name)))+
  geom_point(size = 4, shape = 21, alpha = 0.8)+
  geom_errorbarh(aes(xmin = PhiB_6h_L, xmax = PhiB_6h_U, col = as.factor(Ref_name)), height = 0.02)+
  geom_errorbar(aes(ymin = PHI_B_6h_seg_L, ymax = PHI_B_6h_seg_U, col = as.factor(Ref_name)), width = 0.02)+
  ylim(0,1)+
  xlim(0,1)+
  geom_abline(slope = 1, intercept = 0, col = "red", linetype =  "dashed")+
  theme_bw()+
  theme(legend.position = c(0.83, 0.6),
        text=element_text(size=14), #change font size of all text
        axis.text=element_text(size=16), #change font size of axis text
        axis.title=element_text(size=16), #change font size of axis titles
        plot.title=element_text(size=16), #change font size of plot title
        legend.text=element_text(size=14), #change font size of legend text
        legend.title=element_text(size=14),
        axis.ticks.length = unit(5, "pt"))+
  guides(col = "none", fill = "none")+
  geom_text(aes(x = 0.3, y = 0.8, label = lab_phi_B_6h_delay), color = "black")+
  labs(fill = fill_lab, x = xlab, 
       y = ylab)+
  ggtitle("6h delay on human activity")

ylab_rel_diff_SM <- expression(atop("Relative difference (%) in" ~ phi[Bed], "(segment vs hourly)"))


rel_diff_plot_SM <- ggplot(errors_rel_diff, aes(x = ref, y = rel_diff, fill = as.factor(delay)))+
  geom_bar(stat = "identity", position = position_dodge())+
  ylab(ylab_rel_diff_SM)+
  xlab(col_lab)+
  scale_fill_manual(values = delay_pals3, 
                    labels = c("1h", "2h", "3h","6h", "No delay"), name = "Delay scenario")+
  theme_bw()+
  theme(legend.position ="top",
        legend.direction = "horizontal",
        axis.text.x = element_text(angle = 45, hjust=1),
        text=element_text(size=14), #change font size of all text
        axis.text=element_text(size=16), #change font size of axis text
        axis.title=element_text(size=16), #change font size of axis titles
        plot.title=element_text(size=16), #change font size of plot title
        legend.text=element_text(size=16), #change font size of legend text
        legend.title=element_text(size=16),
        axis.ticks.length = unit(5, "pt"))


break_segments_plot_SM_1 <- cowplot::plot_grid(no_delay_SM, delay_6h_SM,
                                             ncol = 2, 
                                             labels = c("C", "D"), hjust = -2.5)

break_segments_plot_SM_2 <- cowplot::plot_grid(rel_diff_plot_SM, break_segments_plot_SM_1,
                                               nrow = 2, 
                                               labels = c("B", ""), hjust = -2.5)


break_segments_plot_SM_3 <- cowplot::plot_grid(cooke_delays, break_segments_plot_SM_2, 
                                               labels = c("A", ""))

#ggsave(break_segments_plot_SM_3, file = "1-segmented-sampling-validation/plots/SM_segment_pres.png")
#ggsave(break_segments_plot_SM_3, file = "1-segmented-sampling-validation/plots/SM_segment_pres.svg", dpi = 300)
